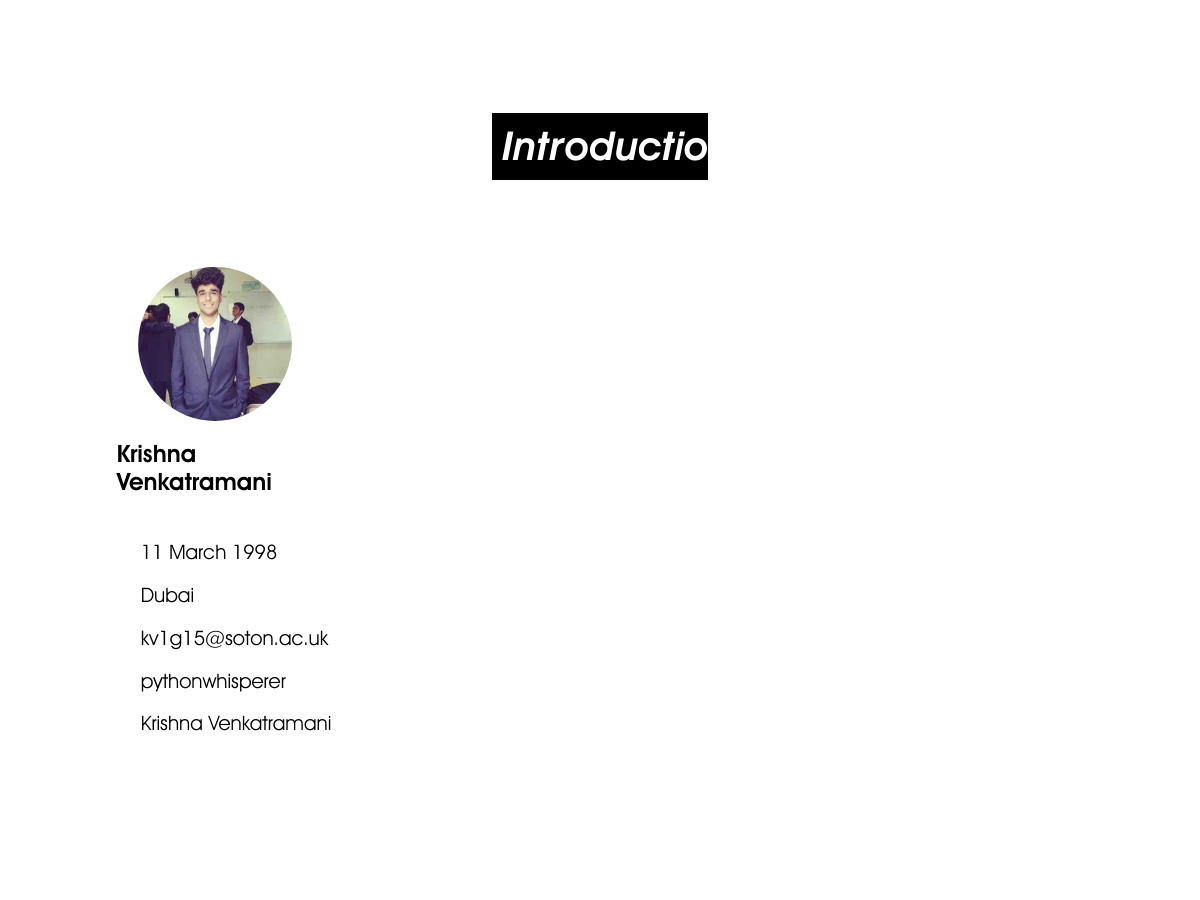
The app's page / (middle part), older data.
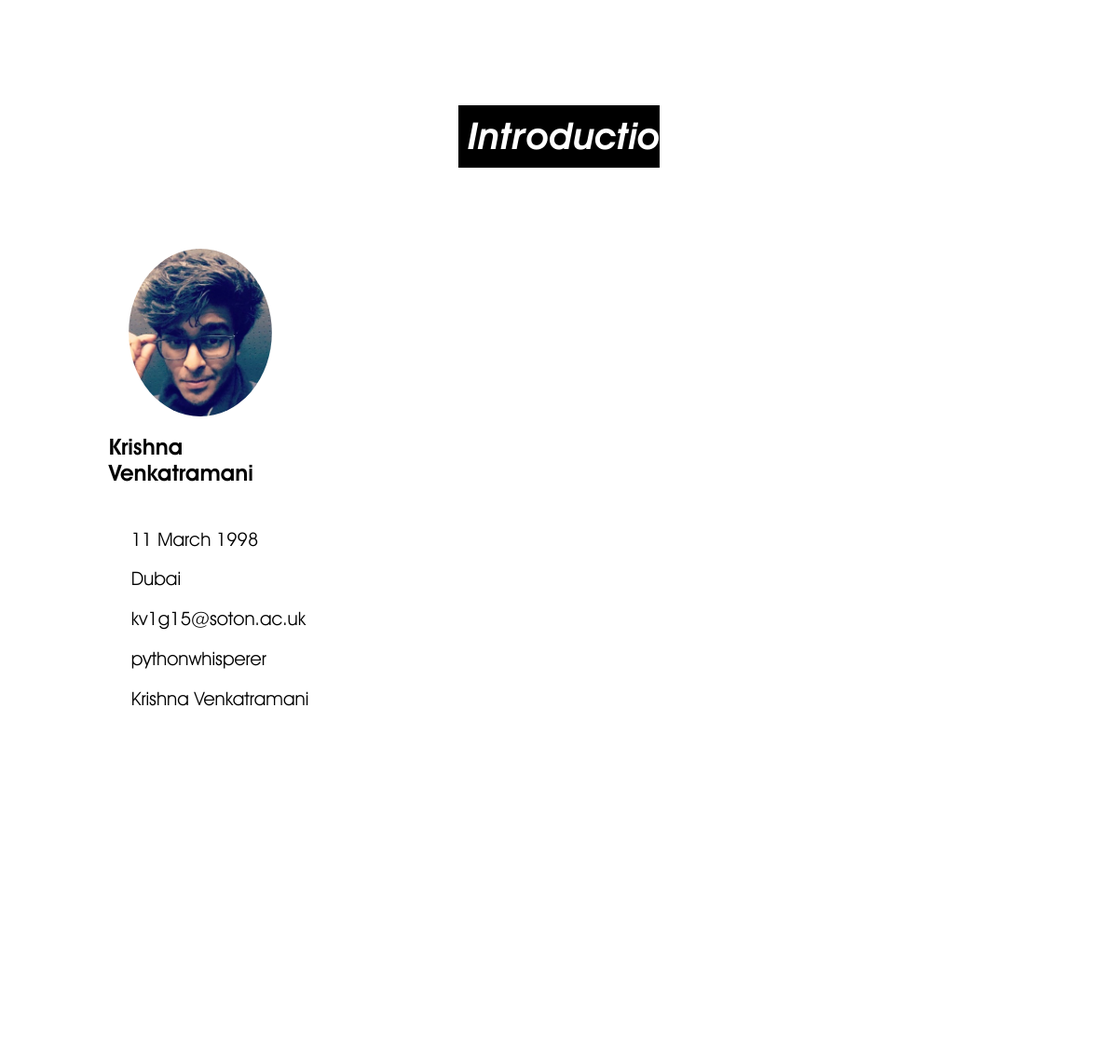
The same page, newer data.
### p_app/models.py (models this page shows, shortened)
class person(models.Model):
	img = models.ImageField(upload_to='images/')
	Name = models.CharField(max_length =150)
	dob = models.CharField(max_length=150)
	email = models.CharField(max_length=75,blank=True,null=True)
	linkedin = models.CharField(max_length= 100)
	github = models.CharField(max_length= 100)

### p_app/views.py (the view)
# urls.py: path('',views.index),
def index(request):
	skill_pb = Skill_pb.objects.all()
	skill_pb = Skill_pb.objects.order_by('-value_percent')
	return render(request,'p_app/index.html',context={'Person': person.objects.all(),'skill_pbs':skill_pb,'w_exp':work_exp.objects.all(),'w_exp_len':len(work_exp.objects.all()),'tech_frameworks':Tech_Framework.objects.all(),'projects':Project.objects.all()[:4],'projects_2':Project.objects.all()[4:],'description':Description.objects.all()})

### templates/p_app/index.html (shortened to what this page needs)
<!DOCTYPE HTML>
{%load staticfiles%}
<html>
	<head>
		<link rel="stylesheet" type="text/css" href="{%static 'css/normalize.css'%}">
		<link rel="stylesheet" type="text/css" href="{%static 'css/Grid.css'%}">
		<link rel="stylesheet" type="text/css" href="{%static 'css/ionicons.min.css'%}">
		<link rel="stylesheet" type="text/css" href="{%static 'css/animate.css'%}">
		<link rel="stylesheet" type="text/css" href="{%static 'css/style.css'%}">
		<link rel="stylesheet" type="text/css" href="{%static 'css/magnific-popup.css'%}">
		<link rel="stylesheet" type="text/css" href="{%static 'css/trift-font/trift-font.css'%}">
	</head>
	<body>
		<section class="portfolio-profile clearfix js--section-portfolio-summary" id= "js-portfolio-summary">
			<h1 class="h_box black_white">Introduction</h1>
			<div class="row">
			{%for p in Person%}
				<div class="col span-1-of-3 portfolio">
						<img src={{p.img.url}} class='portfolio-pic'/>
						<h2>{{p.Name}}</h2>
						<div class="row portfolio-details">
							<ul>
								<li><ion-icon name="calendar" class="portfolio-icons"></ion-icon>{{p.dob}}<li>
								<li><ion-icon name="pin" class="portfolio-icons"></ion-icon>Dubai<li>
								<li><ion-icon name="mail" class="portfolio-icons"></ion-icon>{{p.email}}<li>
								<li><ion-icon name="logo-github" class="portfolio-icons"></ion-icon><a href="{{p.github}}" target="_blank">pythonwhisperer</a><li>
								<li><ion-icon name="logo-linkedin" class="portfolio-icons"></ion-icon><a href="{{p.linkedin}}" target="_blank">Krishna Venkatramani</a><li>
							</ul>
						</div>
				</div>
			{%endfor%}
			</div>
		</section>
	</body>
</html>

### static/css/Grid.css (style rules this page uses)
.row { zoom: 1; }
.row:before, .row:after { content:""; display:table; }
.row:after { clear:both; }
.col { display: block; float:left; margin: 1% 0 1% 1.6%; }
.col:first-child { margin-left: 0; }
.span-1-of-3 { width: 30%; }

### static/css/style.css (style rules this page uses)
* { margin: 0; padding: 0; box-sizing: border-box; }
html, body { background-color: #fff; color: #555; font-family: 'Lato', 'Arial', sans-serif; font-weight: 300; font-size: 20px; text-rendering: optimizeLegibility; }
body { overflow-y: auto; }
.clearfix { zoom: 1; }
.clearfix:after { content: '.'; clear: both; display: block; height: 0; visibility: hidden; }
.h_box { width: 20%; margin: 5% 40%; }
.black_white { background-color: black; color: white; }
.row { max-width: 1140px; margin: 0 auto; }
section { padding: 80px 0; }
.portfolio-profile { padding: 5% 5%; background-color: white; background-size: cover; background-position: center; background-attachment: fixed; width: 100%; }
.portfolio-profile h1 { font-family: 'Avant Garde Demi Oblique BT'; padding: 1% 1% ; }
.portfolio { padding: 2% 2%; border-radius: 10px; transform: scale(1); font-family: 'Avant Garde Book BT'; }
.portfolio-pic { border-radius: 50%; padding: 0% 20%; width: 95%; height: auto; position: relative; }
.portfolio h2 { font-size: 120%; font-family: 'Avant Garde Demi BT'; padding: 5% 12.5%; color: rgb(0, 0, 0) }
.portfolio-details ul { margin-left: 17.5%; margin-top: 25px; padding-bottom: 5%; }
.portfolio-details li { margin-bottom: 5px; list-style: none; line-height: 1cm; color: rgb(0, 0, 0); }
.portfolio a { text-decoration: none; color: rgb(0, 0, 0); }
.portfolio-icons { font-size: 100%; padding-right: 10px; color: rgb(0, 0, 0); }

Row changes from the older to the newer data that the page shows:
changed person "Krishna Venkatramani": img: a different picture
